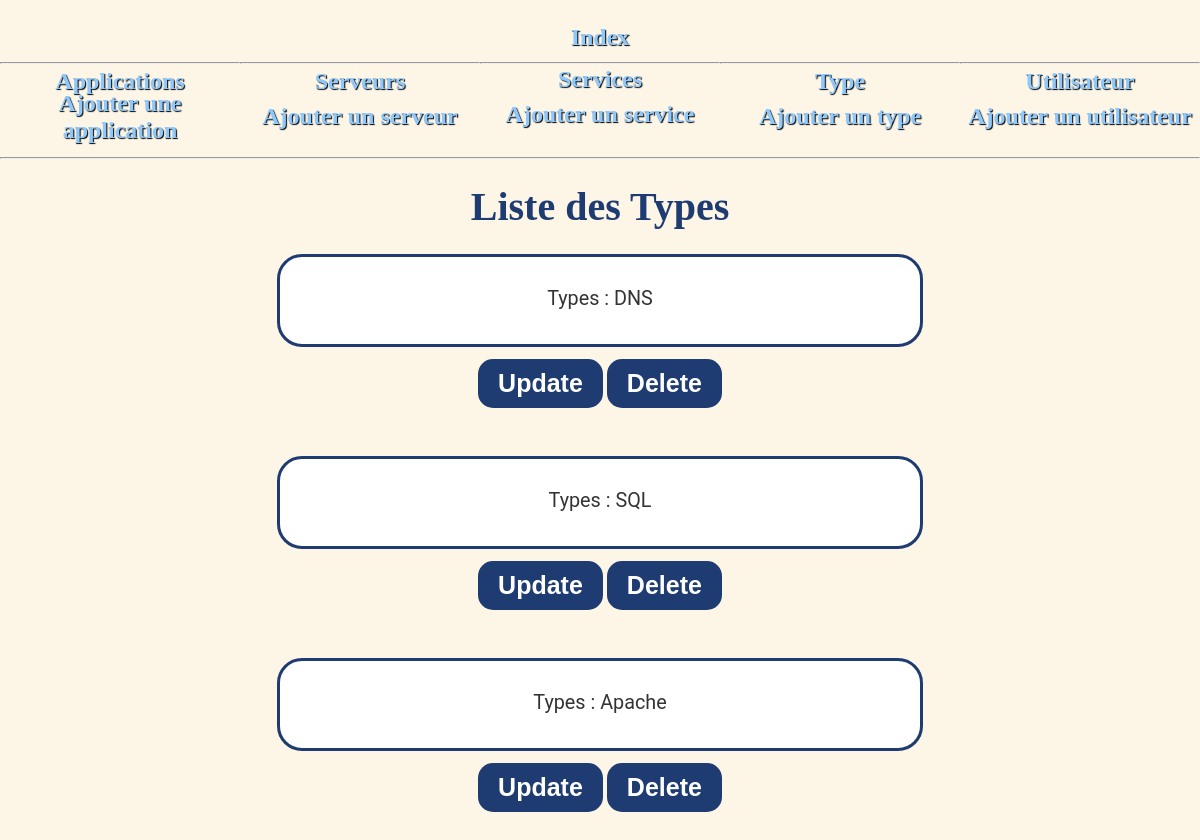
The app's page /adminsite/types/, older data.
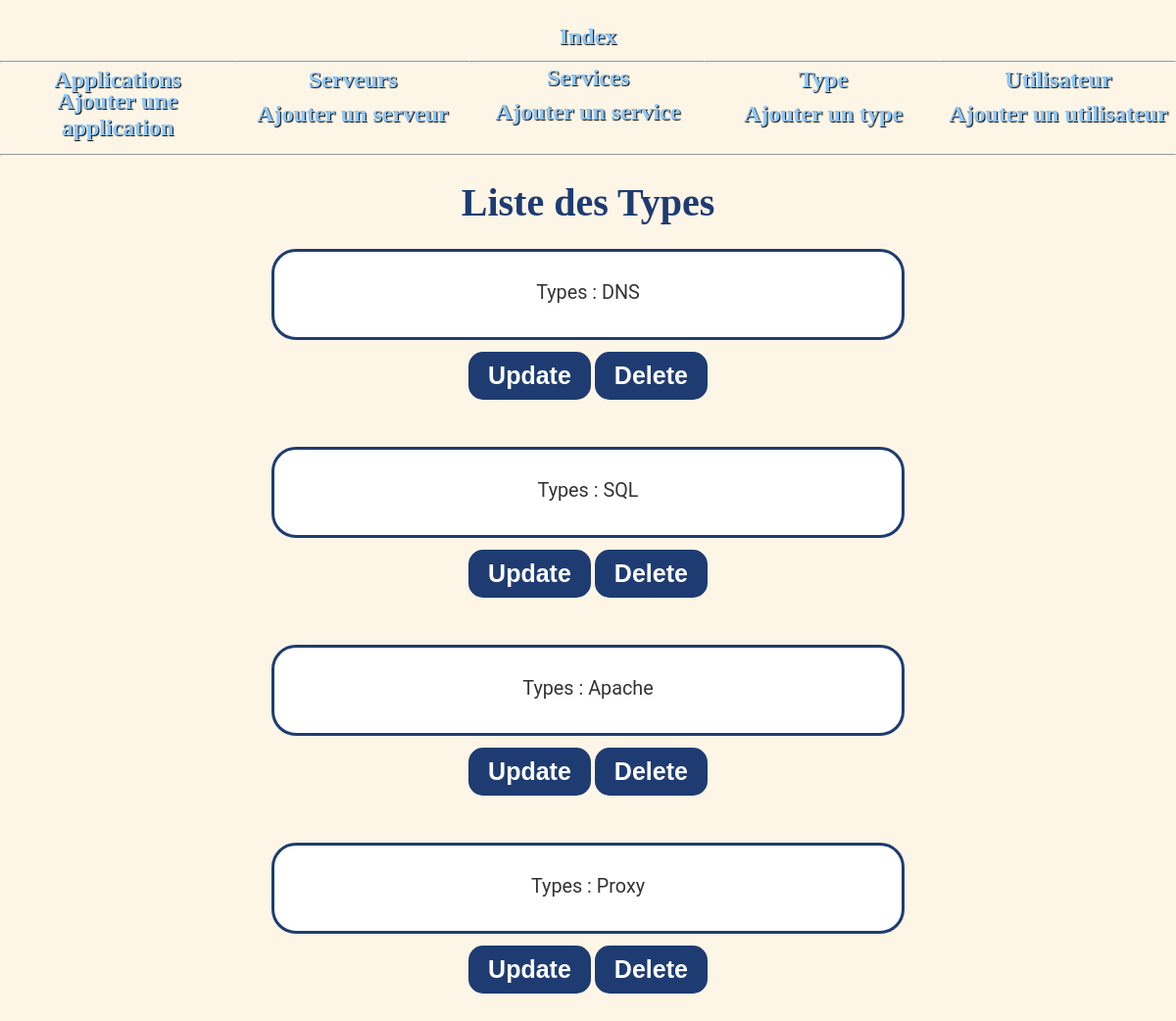
The same page, newer data.
### adminsite/models.py (models this page shows, shortened)
class Types(models.Model):
    test_choices = (("Apache","Apache"),("SQL","SQL"),("DNS","DNS"),("Proxy","Proxy"),("Imap","Imap"))
    type = models.CharField(max_length=20, choices=test_choices, null=True)
    description = models.TextField(null = True, blank = True)
    def __str__(self):
        return f"{self.type}"

### adminsite/types_views.py (the view)
# urls.py: path('', views.index),
def index(request):
    app = list(models.Types.objects.all())
    return render(request, 'adminsite/types/affiche.html',{"liste": app})

### adminsite/templates/adminsite/types/affiche.html (shortened to what this page needs)
<!DOCTYPE html>
<html lang="fr">
    {% extends "adminsite/main.html" %}
    {% block content %}
    <h2> Liste des Types</h2>
    <ol>
        {% for l in liste %}
        <div class="form">
        <p>Types : {{l}}</p></div>
    <a href="/adminsite/types/update/{{l.id}}/">
    <input type="submit" value="Update" class="button">{% csrf_token %}</a>
    <a href="/adminsite/types/delete/{{ l.id }}/" >
    <input type="submit" value="Delete" class="button">{% csrf_token %}</a>
        {% endfor %}
    </ol>
    {% endblock %}

Row changes from the older to the newer data that the page shows:
added Types: type "Proxy"
